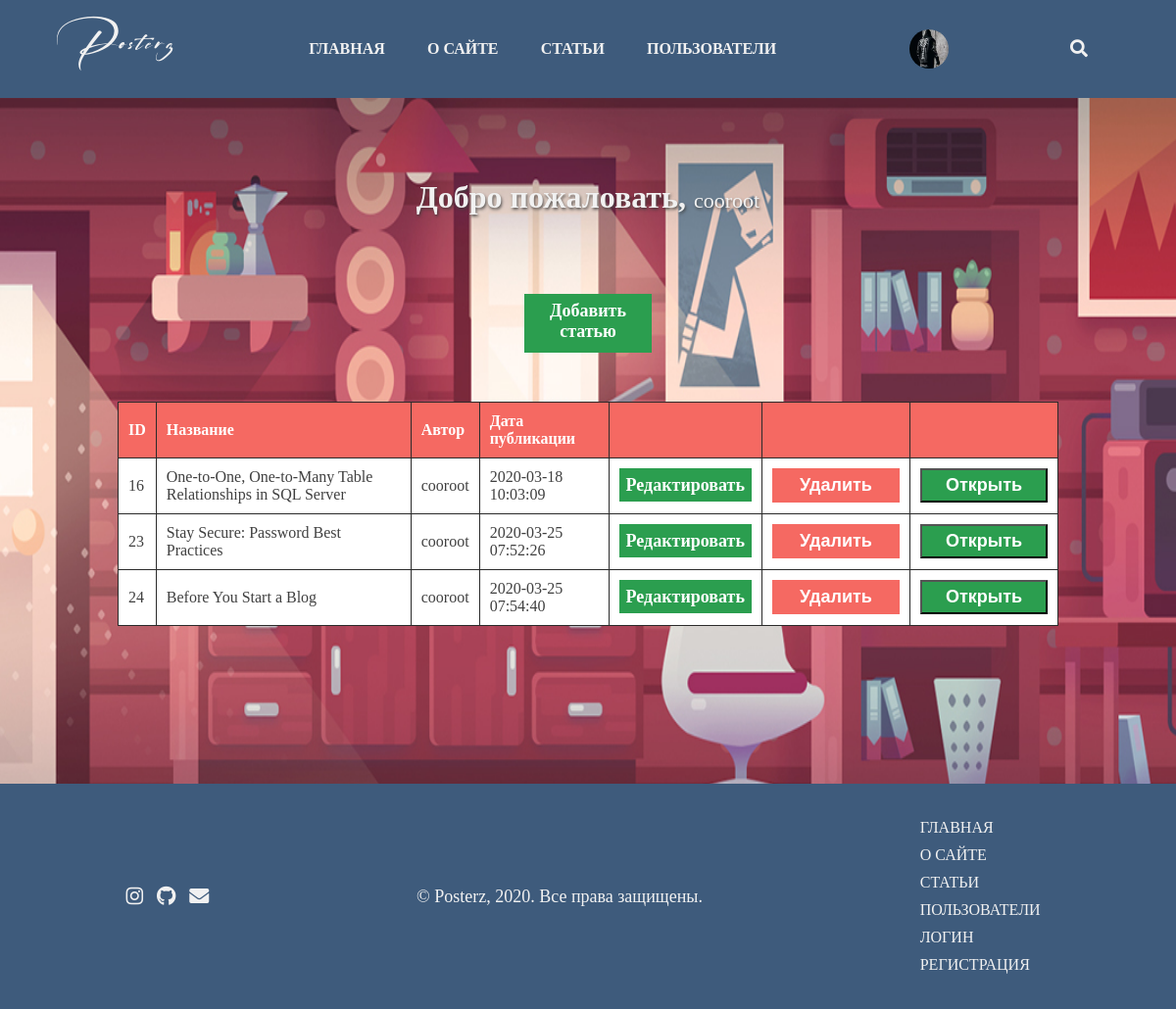
/dashboard (signed in), run on the app's committed database.
### tables this page shows
CREATE TABLE articles(
  id INTEGER PRIMARY KEY AUTOINCREMENT,
  cover varchar(120),
  title varchar(100),
  body TEXT,
  author varchar(80),
  create_date TIMESTAMP DEFAULT CURRENT_TIMESTAMP NOT NULL
);

### app.py (the view)
@app.route('/dashboard', methods=['GET', 'POST'])
@is_logged_in
def dashboard():
  con = sqlite3.connect('posterz.db')
  con.row_factory = sqlite3.Row
  cur = con.cursor()
  cur.execute("SELECT * FROM articles WHERE author = ?", [session['username']])
  articles = cur.fetchall()
  if len(articles) > 0:
    return render_template('dashboard.html', articles=articles)
  else:
    msg = 'У вас еще нет статьей.'
    return render_template('dashboard.html', msg=msg)

### app.py (called while the page is built)
def is_logged_in(f):
  @wraps(f)
  def wrap(*args, **kwargs):
    if 'logged_in' in session:
      return f(*args, **kwargs)
    else:
      flash('Вы не авторизованы, пожалуйста авторизуйтесь!')
      return redirect(url_for('login'))
  return wrap

### templates/dashboard.html (shortened to what this page needs)
{% extends 'layout.html' %}
{% block content %}
    <div id="dashboard-container">
        <h1 id="header-text-white">Добро пожаловать, <small>{{session.username}}</small></h1>
        <a id="add-button" href="/add_article">Добавить статью</a>
        <table id="table">
            <tr>
                <th>ID</th>
                <th>Название</th>
                <th>Автор</th>
                <th>Дата публикации</th>
                <th></th>
                <th></th>
                <th></th>
            </tr>
            {% for article in articles %}
                    <tr>
                        <td>{{article.id}}</td>
                        <td>{{article.title}}</td>
                        <td>{{article.author}}</td>
                        <td>{{article.create_date}}</td>
                        <td><a id="add-button" href="edit_article/{{article.id}}">Редактировать</a></td>
                        <td>
                            <form action="{{url_for('delete_article', id=article.id)}}" method="POST" id="delete-form">
                                <input type="button" value="Удалить" id="delete-button" onclick="deleteArticleWarning()">
                            </form>
                        </td>
                        <td>
                            <button type="button" id="link-button"><a href="article/{{article.id}}">Открыть</a></button>
                        </td>
                    </tr>
            {% endfor %}
        </table>
    </div>
{% endblock %}

### static/css/style.css (style rules this page uses)
* { box-sizing: border-box; scroll-behavior: smooth; }
a { text-decoration: none; color: #404040; }
body { margin: 0; padding: 0; font-family: San Francisco; display: flex; align-items: center; justify-items: center; flex-direction: column; background-color: #e6e6e6; color: #404040; }
#dashboard-container { display: flex; width: 100%; min-height: 100vh; justify-content: center; align-self: center; align-items: center; flex-direction: column; padding: 130px 0; background-image: url('../img/bg4.jpg'); background-repeat: no-repeat; background-position: center; background-size: 180% 140%; }
input { color: #404040; outline: none; }
#header-text-white { color: #f1f1f1; font-weight: bold; text-align: center; margin-bottom: 80px; text-shadow: 1px 2px 3px rgba(60, 60, 60, 0.8); }
#header-text-white small { color: #f1f1f1; font-size: 22px; }
#add-button { width: 130px; height: 60px; background-color: #2b9e4f; color: white; text-decoration: none; padding: 7px; font-size: 18px; font-weight: bold; text-align: center; transition: ease-in 0.2s; }
#delete-button { width: 130px; height: 35px; border: none; background-color: #f56962; color: white; text-decoration: none; padding: 7px; font-size: 18px; font-weight: bold; text-align: center; transition: ease-in 0.2s; cursor: pointer; }
#table { margin-top: 50px; width: 80%; height: 60px; border: 1px #2b2b2b solid; border-collapse: collapse; }
th { background-color: #f56962; color: white; }
td { background-color: white; }
th, td { text-align: left; vertical-align: center; padding: 10px; border: 1px #2b2b2b solid; }
#link-button { width: 130px; height: 35px; background-color: #2b9e4f; color: white; text-decoration: none; padding: 7px; font-size: 18px; font-weight: bold; text-align: center; transition: ease-in 0.2s; display: flex; align-items: center; justify-content: center; }
#link-button a { color: white; text-decoration: none; }
small { color: #828282; font-size: 20px; font-weight: 100; text-align: center; }
#article-info h1, small { margin: 0; color: #f1f1f1; }

### data on the page
articles: id "16", title "One-to-One, One-to-Many Table Relationships in SQL Server", author "cooroot", create_date "2020-03-18 10:03:09"
articles: id "23", title "Stay Secure: Password Best Practices", author "cooroot", create_date "2020-03-25 07:52:26"
articles: id "24", title "Before You Start a Blog", author "cooroot", create_date "2020-03-25 07:54:40"

### other printed values
{{ session.username }} "cooroot"
